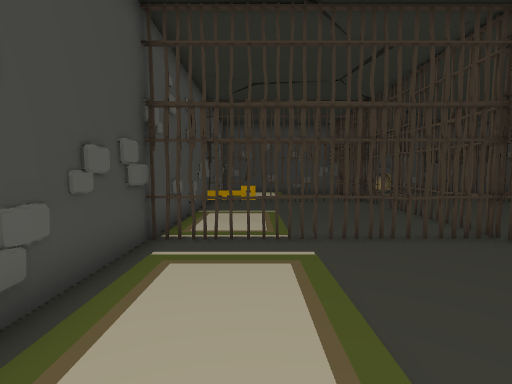
view 1 (above)

20 first-person views from a walk through a scene from a Unity 3-D project. The camera is 1.5 m above the floor, tilts 4° down and sees 85° across. Doors are open. The floor is counted in squares, 1 m on a side. Each view is taken from the middle of a square. On the plan, view 1 faces up. The plan holds only what a view shows up to about 14 squares ahead; the rest is blank. The place goes on beyond the plan. The player character is not drawn.

view 2
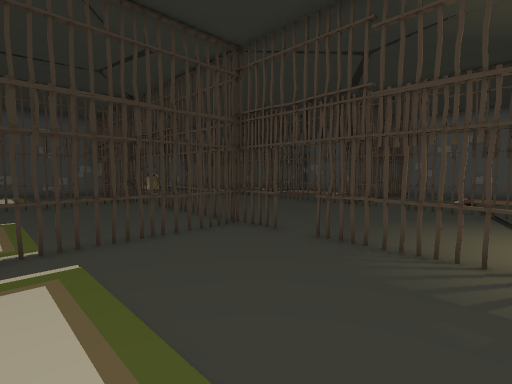

view 3
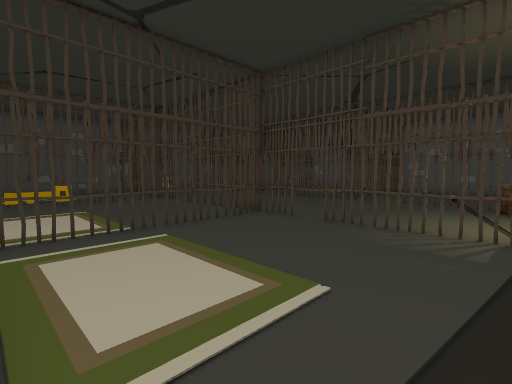

view 4
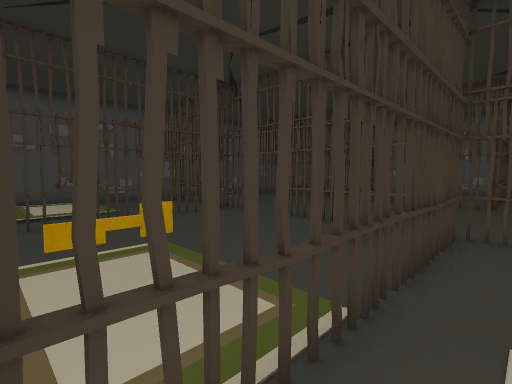

view 5
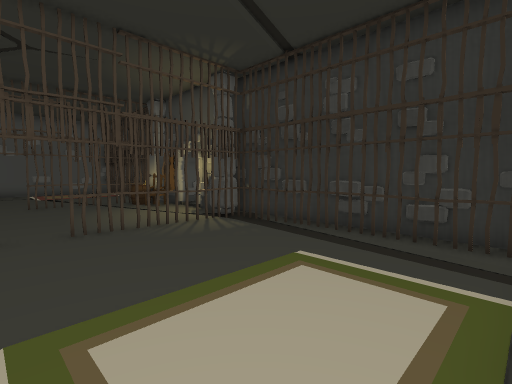

view 6
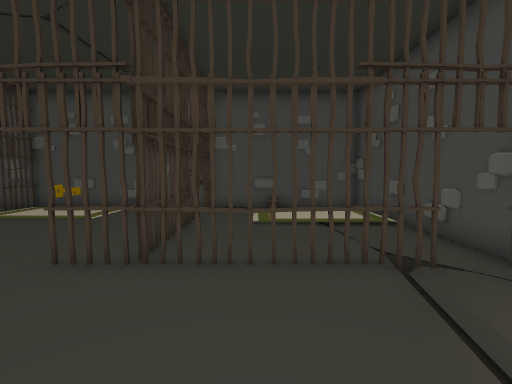

view 7
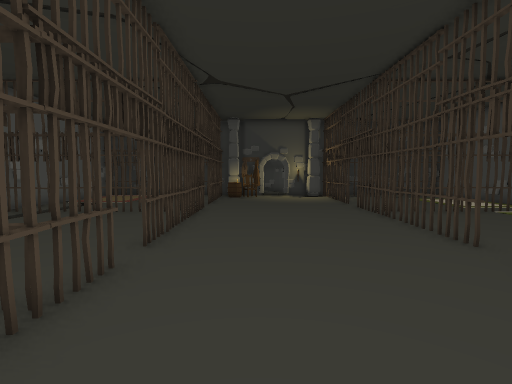

view 8
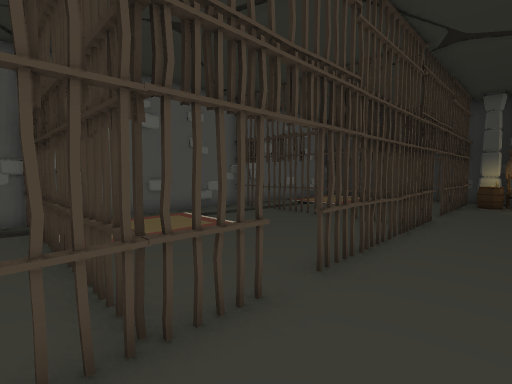

view 9
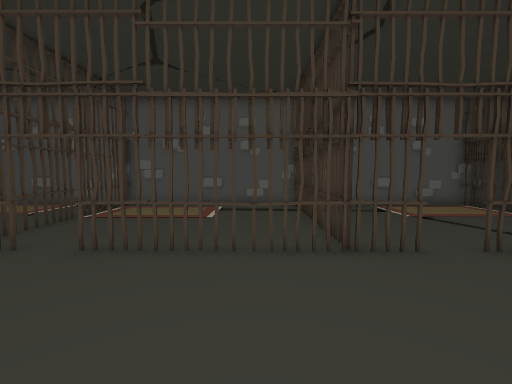

view 10
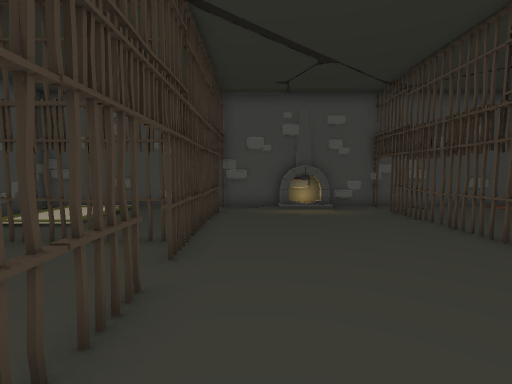

view 11
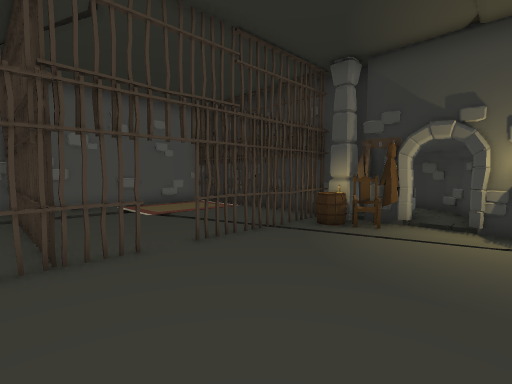

view 12
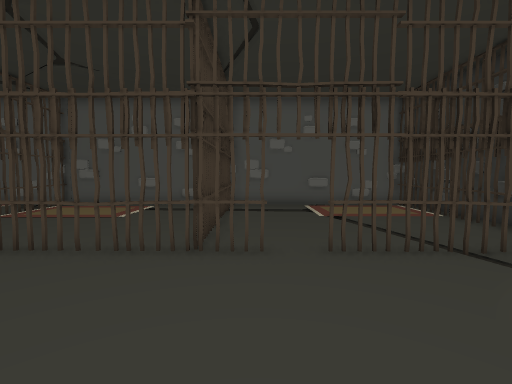

view 13
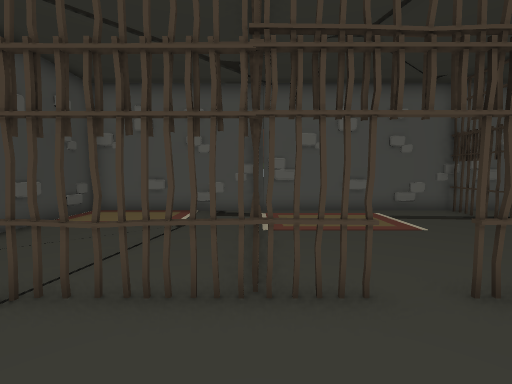

view 14
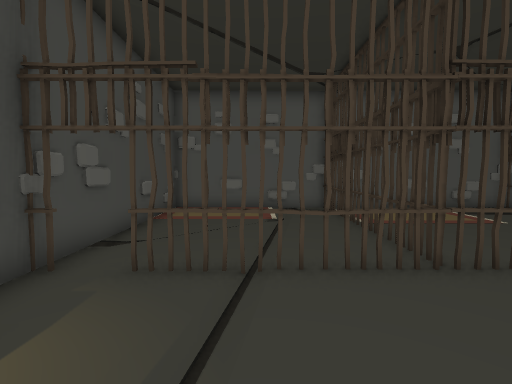

view 15
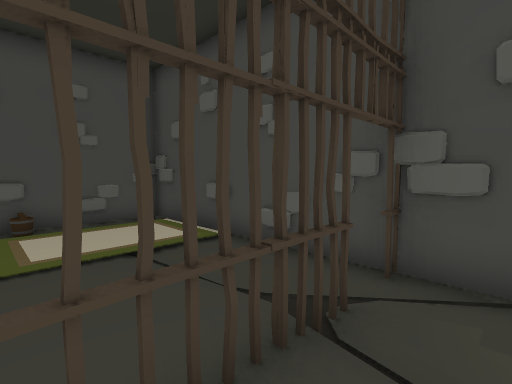

view 16
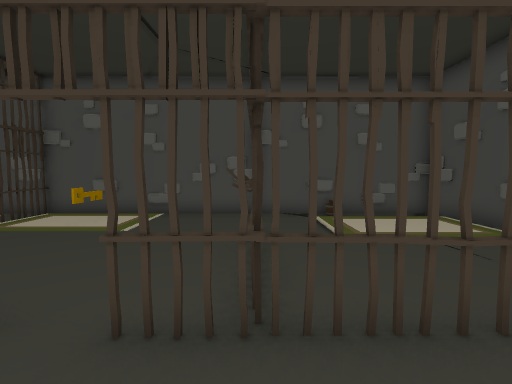

view 17
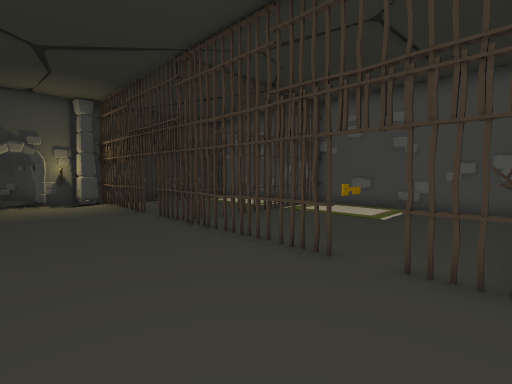

view 18
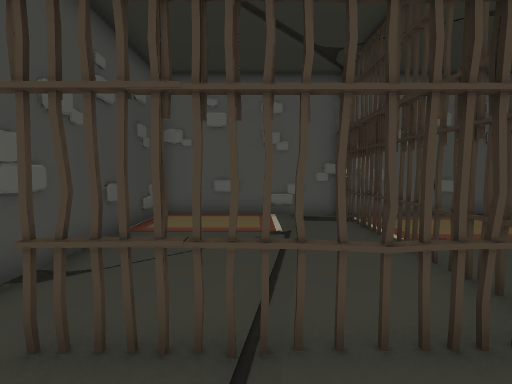

view 19
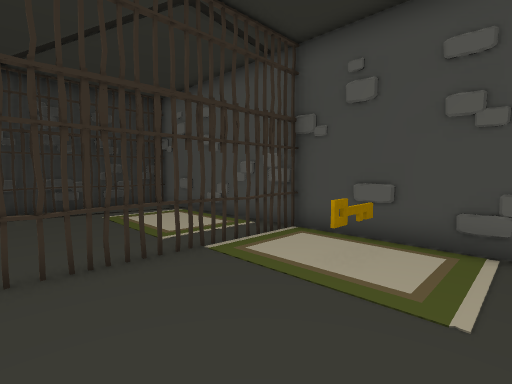

view 20
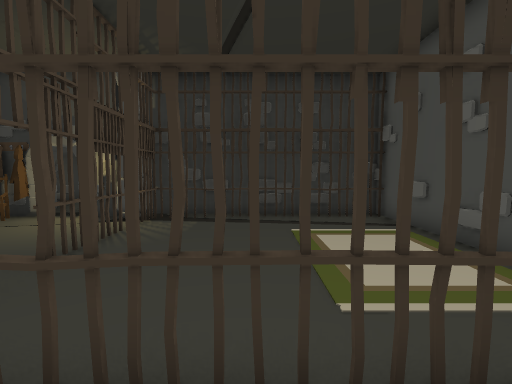

### Floor plan
Key: @ floor where view 1 was taken; # wall or solid block; x gap in a wall; . main floor; : floor 0.25 m higher than the main floor; / step, stairs or slope; D open door; T thing the floor can be seen under or through; G gate; K key; C carpet; B barrel; H chair; P pillar; F fireplace.
Columns run from 3 left of view 1 to 20 right of it. Each row starts with its distance up from view 1.
 21        #GG#FFF#G## #####
 20  #######DD.FFF.D#####C##
 19  #CCCC..GG.....G ...CCC#
 18  #CCCC..GG/....G ...CCC#
 17  #CCCC..TT.....T ...CCC#
 16  #CCCC..T......T....CCC#
 15  #......TT.....T ......#
 14  #x#xxxxTG.....GTTxxx#x#
 13 #........G.....G....   #
 12 #.......DD.....D....   #
 11 #........G.....G....   #
 10 #...................  C#
  9 #.K......T.....x.......#
  8 #........T.....#.......#
  7 #........T.....x...... #
  6  #x#xxxxT......G##x#x###
  5 #.......DG.....G.......#
  4 #.......DD.....D.......#
  3 #........G.....G.......#
  2 #..............x.......#
  1 #........T.....T.......#
  0 #..@.....T....BT.......#
 -1 #........P...HHT.......#
 -2  ########P##:#P#########
 -3            #:#
 -4            #::
 -5            ####

Positions as (right, up) in squares from view 1, and headings:
1: (0, 0), facing up
2: (0, 0), facing up-right
3: (-2, -1), facing up-right
4: (-2, 5), facing up-right
5: (-2, 5), facing down-right
6: (10, 16), facing left
7: (10, 17), facing down
8: (10, 15), facing down-right
9: (7, 8), facing right
10: (7, 8), facing up
11: (7, 7), facing down-right
12: (7, 5), facing right
13: (9, 14), facing right
14: (8, 17), facing right
15: (7, 16), facing up-left
16: (8, 14), facing left
17: (10, 14), facing down-left
18: (10, 17), facing right
19: (4, 11), facing down-left
20: (2, 8), facing down
